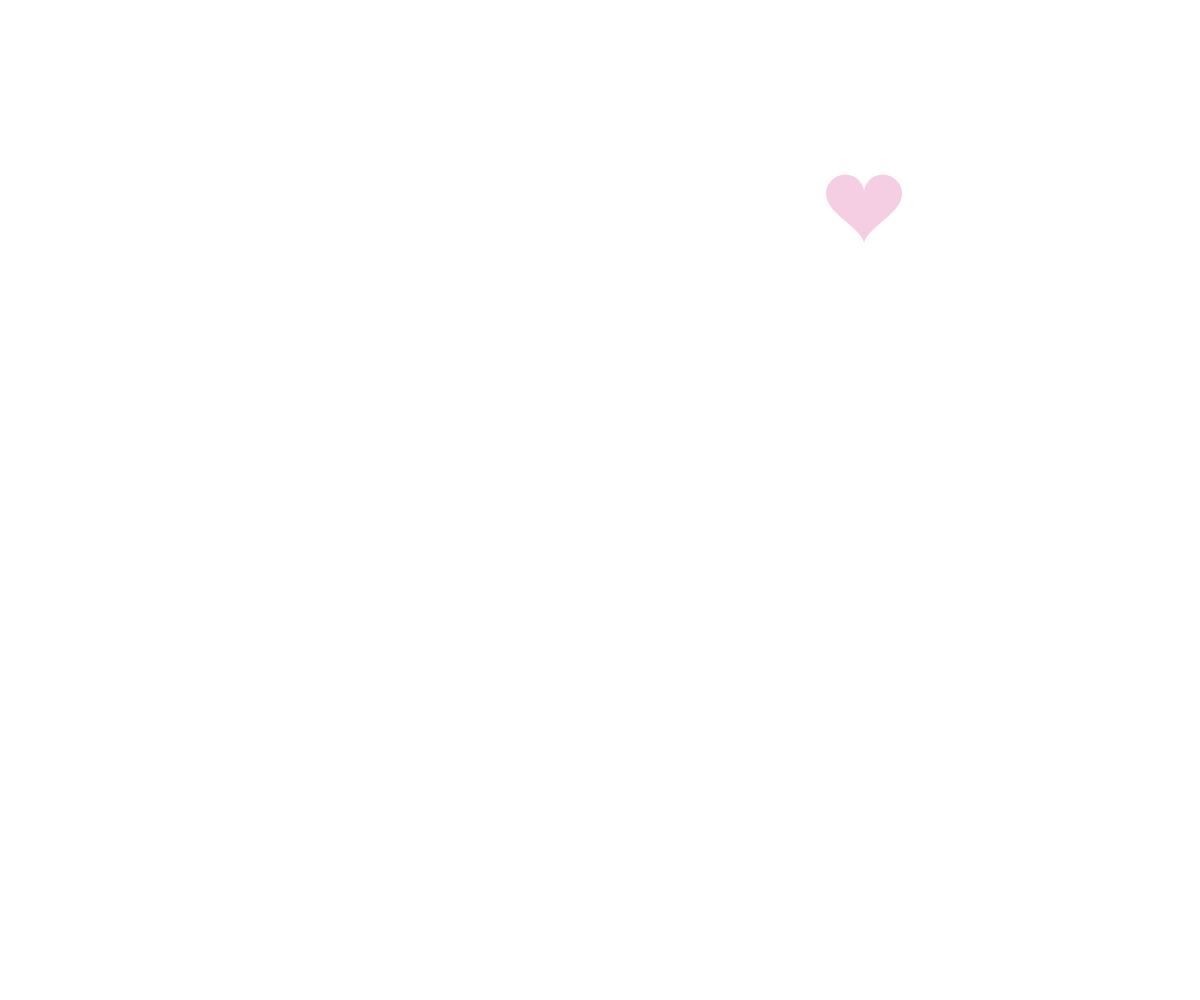
Frame 1 (no input)
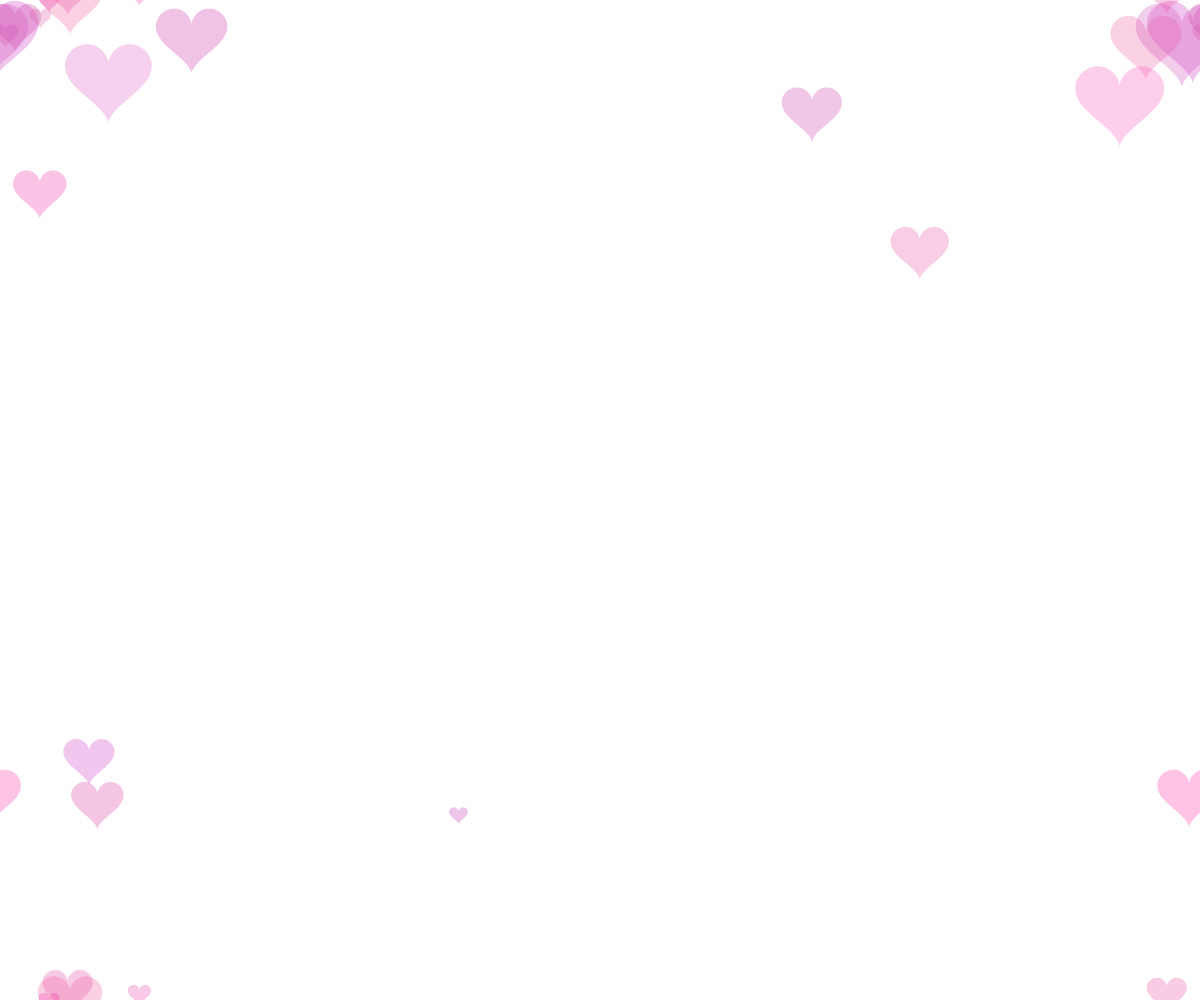
Frame 60 (no input)
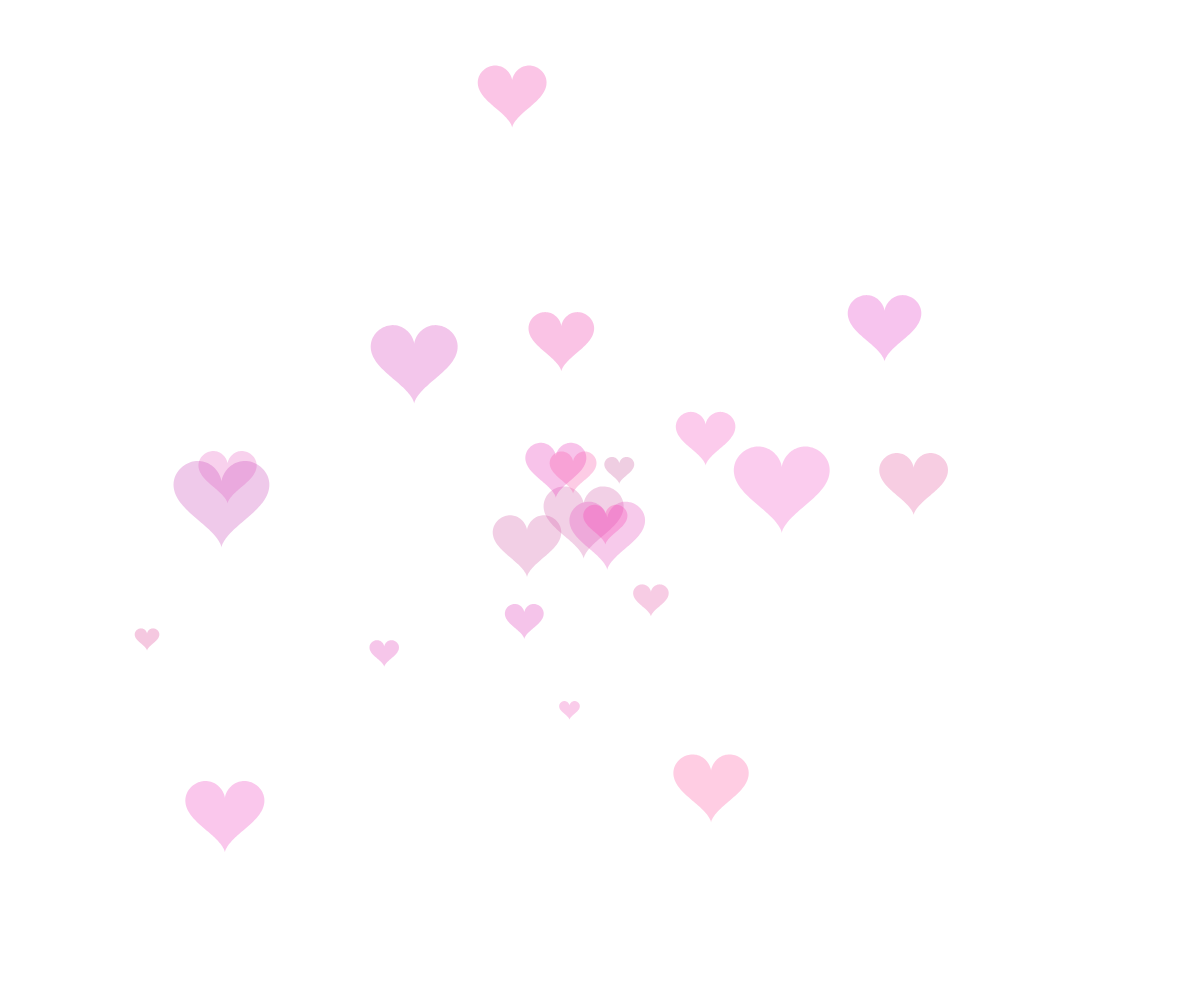
Frame 120 (the mouse pressed at the canvas centre since frame 60)

The p5.js sketch that drew these frames (run headless with seeded random() and noise() and a simulated clock; from frame 60 on, the mouse is pressed at the canvas centre):

// p5.js sketch
// ── sketch.js
let hearts = [];

function setup() {
	//h = new Heart(0.5, 0.5, 25);
    createCanvas(windowWidth, windowHeight);
}

function draw() {
    background(255);
	
	for(let i = 0; i < 1; i++)
		hearts.push(new Heart(random(1), random(1), random(0.5, 3)));
	
	let mouse = createVector(mouseX/width, mouseY/height);
	hearts.forEach((h)=>{
		h.update(mouse);
		h.show();
	});
	hearts = hearts.filter((h)=>!h.done);
}

function mod(n, m) {
  return ((n % m) + m) % m;
}

function periodic_sub(v1, v2, w, h){
    dv = p5.Vector.sub(v1, v2)
    dv.x = dv.x - round(dv.x / w) * w
    dv.y = dv.y - round(dv.y / h) * h
    return dv
}

function heart(x, y, r, c){
	function x_pos(t) {
		return 16*pow(sin(t), 3);
	}

	function y_pos(t) {
		return 13*cos(t) - 5*cos(2*t) - 2*cos(3*t) - cos(4*t);
	}
	fill(c);
	noStroke();
	//ellipse(x, y, r*2, r*2);
	beginShape();
	for(let a = 0; a < TWO_PI; a+=PI/100){
		vertex(x + r*x_pos(a), y - r*y_pos(a));
	}
	endShape();
}

function windowResized() {
    resizeCanvas(windowWidth, windowHeight);
}

class Heart{
	constructor(x, y, r){
		this.pos = createVector(x, y);
		this.vel = createVector();
		this.acc = createVector();
		this.r = r;
		this.done = false;
		this.c = color(random(200, 255), random(50, 100), random(150, 200), 75);
	}
	
	show(){
		for(let i = -1; i < 2; i++)
			for(let j = -1; j< 2; j++)
				heart((i + mod(this.pos.x, 1)) * width, (j + mod(this.pos.y, 1)) * height, this.r, this.c);
	}
	
	update(target){
		let desired = periodic_sub(target, this.pos, 1, 1);
		this.acc.set(p5.Vector.sub(desired, this.vel).div(50));
		this.vel.add(this.acc.sub(p5.Vector.mult(this.vel, 0.2)));
		this.pos.add(this.vel);
		this.acc.set(0, 0);
		
		if(desired.mag() < 0.03){
			this.done = true;
		}
	}
}
